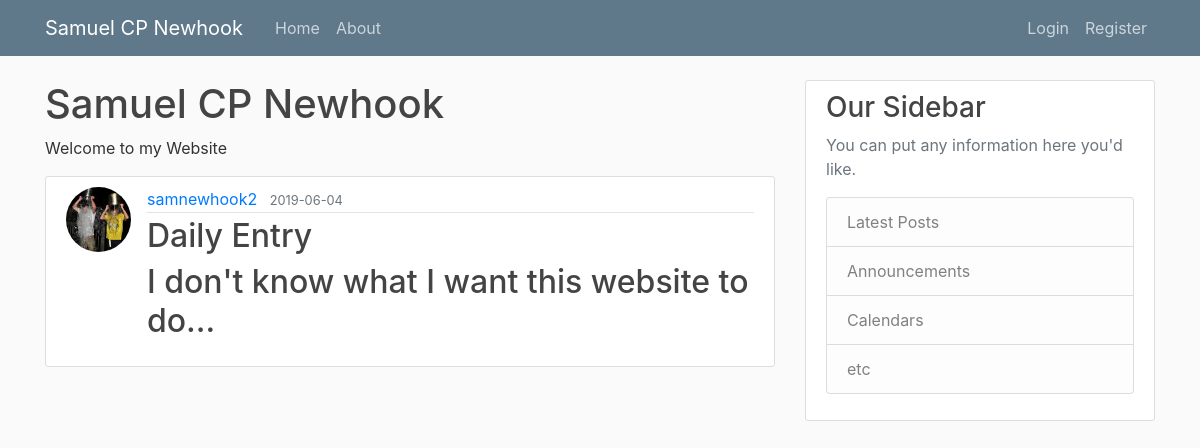
Screenshot of /post/3 with the database file from the repository.
### samnewhook/models.py (models this page shows, shortened)
class User(db.Model, UserMixin):
    id = db.Column(db.Integer, primary_key=True)
    username = db.Column(db.String(20), unique=True, nullable=False)
    email = db.Column(db.String(120), unique=True, nullable=False)
    image_file = db.Column(db.String(20), nullable=False, default='default.jpg')
    password = db.Column(db.String(60), nullable=False)
    posts = db.relationship('Post', backref='author', lazy=True)

class Post(db.Model):
    id = db.Column(db.Integer, primary_key=True)
    title = db.Column(db.String(100), nullable=False)
    date_posted = db.Column(db.DateTime, nullable=False, default=datetime.utcnow)
    content = db.Column(db.Text, nullable=False)
    user_id = db.Column(db.Integer, db.ForeignKey('user.id'), nullable=False)

### samnewhook/routes.py (the view)
@app.route("/post/<int:post_id>")
def post(post_id):
    post = Post.query.get_or_404(post_id)
    return render_template('post.html', title=post.title, post=post)

### samnewhook/templates/post.html (shortened to what this page needs)
{% extends "layout.html" %}
{% block content %}
<div>
    <h1>Samuel CP Newhook</h1>
    <p>Welcome to my Website</p>
</div>
<article class="media content-section">
  <img class="rounded-circle article-img" src="{{ url_for('static', filename='profile_pics/' + post.author.image_file)}}">
  <div class="media-body">
    <div class="article-metadata">
      <a class="mr-2" href="{{ url_for('user_posts', username=post.author.username) }}">{{ post.author.username }}</a>
      <small class="text-muted">{{ post.date_posted.strftime('%Y-%m-%d') }}</small>
    </div>
    <h2 class="article-title">{{ post.title }}<h2>
    <p class="article-content">{{ post.content }}</p>
  </div>
</article>
{% endblock content%}

### samnewhook/static/main.css (style rules this page uses)
body { background: #fafafa; color: #333333; margin-top: 5rem; }
h1, h2, h3, h4, h5, h6 { color: #444444; }
.content-section { background: #ffffff; padding: 10px 20px; border: 1px solid #dddddd; border-radius: 3px; margin-bottom: 20px; }
.article-title { color: #444444; }
.article-content { white-space: pre-line; }
.article-img { height: 65px; width: 65px; margin-right: 16px; }
.article-metadata { padding-bottom: 1px; margin-bottom: 4px; border-bottom: 1px solid #e3e3e3 }

### rows the page displays
User: image_file (picture), author.username "samnewhook2"
Post: date_posted "2019-06-04", title "Daily Entry", content "I don't know what I want this website to do..."
